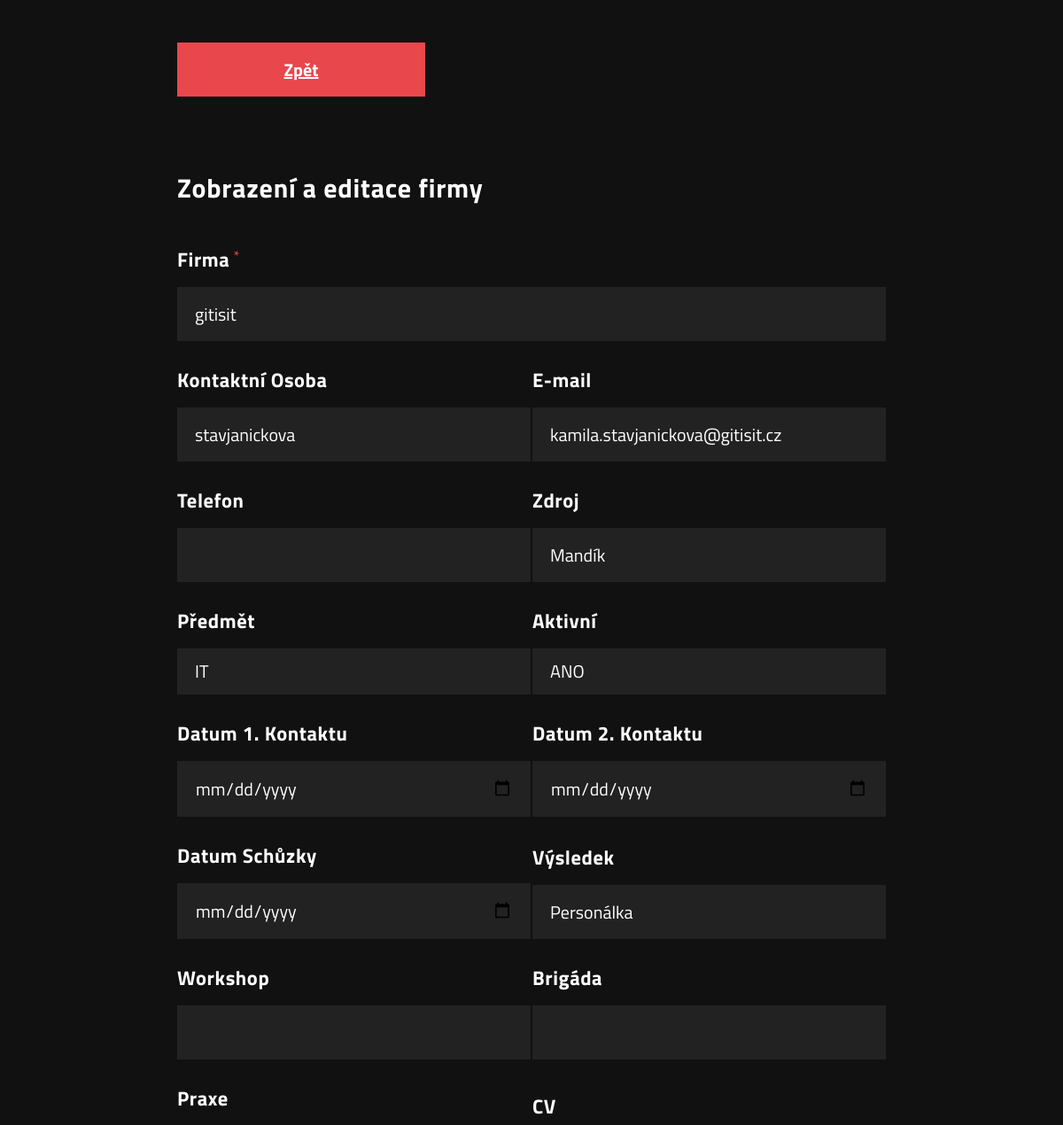
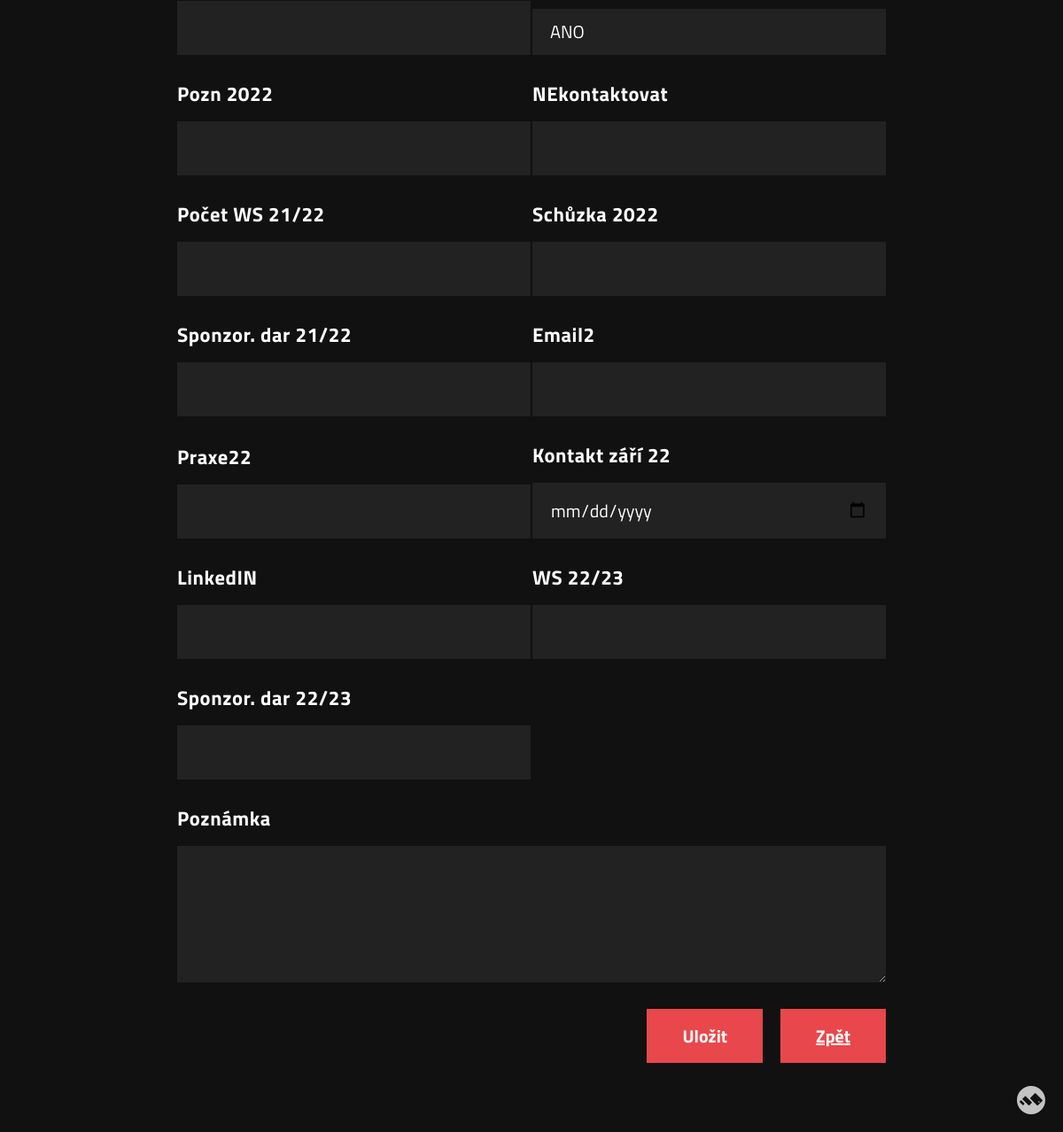
/editFirm/editFirmForm.php?id=4 (signed in), run on the app's committed database (2 pictures, top to bottom).
### tables this page shows
CREATE TABLE `firm` (
  `id` int(11) NOT NULL AUTO_INCREMENT,
  `active` tinyint(4) NOT NULL DEFAULT 1,
  `name` varchar(500) DEFAULT NULL,
  `surname` varchar(500) DEFAULT NULL,
  `email` varchar(500) DEFAULT NULL,
  `phone` varchar(14) DEFAULT NULL,
  `subject_id` int(11) DEFAULT NULL,
  `source` varchar(500) DEFAULT NULL,
  `date_of_contact` date DEFAULT NULL,
  `date_of_2_contact` date DEFAULT NULL,
  `date_of_meeting` date DEFAULT NULL,
  `result` varchar(500) DEFAULT NULL,
  `workshop` varchar(500) DEFAULT NULL,
  `brigade` varchar(500) DEFAULT NULL,
  `practice` varchar(500) DEFAULT NULL,
  `cv` tinyint(4) DEFAULT NULL,
  `note` varchar(500) DEFAULT NULL,
  `c14` varchar(500) DEFAULT NULL,
  `c15` varchar(500) DEFAULT NULL,
  `c16` varchar(500) DEFAULT NULL,
  `c17` varchar(500) DEFAULT NULL,
  `c18` varchar(500) DEFAULT NULL,
  `c19` varchar(500) DEFAULT NULL,
  `c20` varchar(500) DEFAULT NULL,
  `c21` varchar(500) DEFAULT NULL,
  `c22` varchar(500) DEFAULT NULL,
  `c23` varchar(500) DEFAULT NULL,
  `c24` varchar(500) DEFAULT NULL,
  PRIMARY KEY (`id`),
  KEY `fk_subject` (`subject_id`),
  CONSTRAINT `fk_subject` FOREIGN KEY (`subject_id`) REFERENCES `subject` (`id`)
);

CREATE TABLE `subject` (
  `id` int(11) NOT NULL AUTO_INCREMENT,
  `name` varchar(50) NOT NULL,
  PRIMARY KEY (`id`)
);

### editFirm/editFirmForm.php (the view, shortened to what this page needs)
<html lang="en" class=""><head>
<link rel="stylesheet" href="https://cdnjs.cloudflare.com/ajax/libs/normalize/5.0.0/normalize.min.css">
<link href="https://code.jquery.com/ui/1.12.1/themes/ui-lightness/jquery-ui.css" rel="stylesheet"/>
</head>
<?php
if(isset($_GET["id"])){
include_once("../conn.php");
$sql = "SELECT firm.id,firm.name,firm.surname,firm.email,firm.phone,firm.source,firm.active,firm.date_of_contact,firm.date_of_2_contact,firm.date_of_meeting,firm.result,firm.workshop,firm.brigade,firm.practice,firm.cv,firm.note,subject.name as subject, subject.id as subject_id";
$array_columns = array();
$array_columns_names = array();
$array_columns_types = array();
$columns = "SELECT columns.id,columns.name, type_of_column.type FROM columns inner join type_of_column on columns.type = type_of_column.id";
$result = $conn->query($columns);
if ($result->num_rows > 0) {
while($row = $result->fetch_assoc()) {
    $sql .= ",c". $row["id"];
    array_push($array_columns,"c".$row["id"]);
    array_push($array_columns_names,$row["name"]);
    array_push($array_columns_types,$row["type"]);
 }
} else {
}
$sql .= " FROM firm inner join subject on firm.subject_id = subject.id where firm.id = ".$_GET["id"]." limit 1";
$result = $conn->query($sql);
if ($result->num_rows > 0) {
  $row = $result->fetch_assoc();
} else {
  exit;
}
?>
<body>
  <form action="" class="form" id="<?php echo $_GET["id"]; ?>">
    <p class="field half">
    <a href="/table.php" class="button">Zpět</a>
  </p>
    <p class="field">
      <h2 class="label" style="font-size:30px">Zobrazení a editace firmy</h2>
    </p>
  <p class="field required">
    <label class="label required" for="name">Firma</label>
    <input class="text-input" id="name" name="name" required="" type="text" value="<?php echo $row["name"]; ?>">
  </p>
  <p class="field half">
    <label class="label" for="surname">Kontaktní Osoba</label>
    <input class="text-input" name="surname" type="text" value="<?php echo $row["surname"]; ?>">
  </p>
  <p class="field half">
    <label class="label" for="email">E-mail</label>
    <input class="text-input" name="email" type="email" value="<?php echo $row["email"]; ?>">
  </p>
  <p class="field half">
    <label class="label" for="phone">Telefon</label>
    <input class="text-input" name="phone" type="tel" value="<?php echo $row["phone"]; ?>">
  </p>
  <p class="field half">
    <label class="label" for="source">Zdroj</label>
    <input class="text-input" name="source" type="text" value="<?php echo $row["source"]; ?>">
  </p>
  <div class="field half">
    <label class="label">Předmět</label>
    <select class="select" name="subject_id">
    <option value="<?php echo $row["subject_id"]; ?>"><?php echo $row["subject"]; ?></option>
    </select>
  </div>
  <div class="field half">
    <label class="label">Aktivní</label>
    <select class="select" name="active">
      <?php
      if($row["active"] == 1){
        ?>
        <option value="1">ANO</option>
        <?php
      }else {
        ?>
        <option value="0">NE</option>
        <option value="1">ANO</option>
        <?php
      }
      ?>
    </select>
  </div>
  <div class="field half">
    <label class="label">Datum 1. Kontaktu</label>
    <input class="text-input" name="date_of_contact" type="date" value="<?php echo $row["date_of_contact"]; ?>">
  </div>
  <div class="field half">
    <label class="label">Datum 2. Kontaktu</label>
    <input class="text-input"name="date_of_2_contact" type="date" value="<?php echo $row["date_of_2_contact"]; ?>">
  </div>
  <div class="field half">
    <label class="label">Datum Schůzky</label>
    <input class="text-input" name="date_of_meeting" type="date" value="<?php echo $row["date_of_meeting"]; ?>">
  </div>
  <div class="field half">
    <label class="label">Výsledek</label>
    <input class="text-input" name="result" type="text" value="<?php echo $row["result"]; ?>">
  </div>
  <div class="field half">
    <label class="label">Workshop</label>
    <input class="text-input" name="workshop" type="text" value="<?php echo $row["workshop"]; ?>">
  </div>
  <div class="field half">
    <label class="label">Brigáda</label>
    <input class="text-input" name="brigade" type="text" value="<?php echo $row["brigade"]; ?>">
  </div>
  <div class="field half">
    <label class="label">Praxe</label>
    <input class="text-input" name="practice" type="text" value="<?php echo $row["practice"]; ?>">
  </div>
  <div class="field half">
    <label class="label">CV</label>
    <select class="select" name="cv">
      <?php
      if($row["cv"] == 1){
        ?>
        <option value="1">ANO</option>
        <?php
      }else {
        ?>
        <option value="0">NE</option>
        <option value="1">ANO</option>
        <?php
      }
      ?>
    </select>
  </div>
  <?php
  for($i=0;$i <count($array_columns);$i++){
    ?>
    <div class="field half">
    <label class="label"><?php echo $array_columns_names[$i]; ?></label>
    <input class="text-input" name="<?php echo $array_columns[$i]; ?>" type="<?php echo $array_columns_types[$i]; ?>" value="<?php echo $row[$array_columns[$i]]; ?>">
  </div>
    <?php
}
  ?>
  <p class="field">
    <label class="label" for="about">Poznámka</label>
    <textarea class="textarea" cols="50" id="about" name="note" rows="4"><?php echo $row["note"]; ?></textarea>
  </p>
  <p class="field buttons">
    <button class="button" id="send-button" value="Uložit">Uložit</button>
    <a href="/table.php" class="button">Zpět</a>
  </p>
  </form>
  <a href="https://codepen.io/mican/" target="_blank" class="mM"></a>
</body></html>
<?php
}
?>

### editFirm/editFirmForm.php (style rules this page uses)
html { -webkit-font-smoothing: antialiased; }
body { background-color: #111111; font-family: "Titillium Web", sans-serif; }
@media screen and (min-width: 40em) { body { font-size: 1.25em; } }
.form .button, .form .message, .customSelect, .form .select, .form .textarea, .form .text-input, .form .option-input + label, .form .checkbox-input + label, .form .label { padding: 0.75em 1em; -webkit-appearance: none; -moz-appearance: none; appearance: none; outline: none; line-height: normal; border-radius: 0; border: none; background: none; display: block; }
.form .label { font-weight: bold; color: white; padding-top: 0; padding-left: 0; letter-spacing: 0.025em; font-size: 1.125em; line-height: 1.25; position: relative; z-index: 100; }
.required .form .label:after, .form .required .label:after { content: " *"; color: #E8474C; font-weight: normal; font-size: 0.75em; vertical-align: top; }
.customSelect, .form .select, .form .textarea, .form .text-input, .form .option-input + label, .form .checkbox-input + label { font: inherit; line-height: normal; width: 100%; box-sizing: border-box; background: #222222; color: white; position: relative; }
.customSelect:placeholder, .form .select:placeholder, .form .textarea:placeholder, .form .text-input:placeholder, .form .option-input + label:placeholder, .form .checkbox-input + label:placeholder { color: white; }
.form .button { font: inherit; line-height: normal; cursor: pointer; background: #E8474C; color: white; font-weight: bold; width: auto; margin-left: auto; font-weight: bold; padding-left: 2em; padding-right: 2em; max-width: 200px; text-align:center; // dočasné řešení }
body { padding: 2em; }
.form { max-width: 40em; margin: 0 auto; position: relative; display: flex; flex-flow: row wrap; justify-content: space-between; align-items: flex-end; }
.form .field { width: 100%; margin: 0 0 1.5em 0; }
@media screen and (min-width: 40em) { .form .field.half { width: calc(50% - 1px); } }
.form .textarea { max-width: 100%; }
.form .select { text-indent: 0.01px; text-overflow: "" !important; }
.buttons { display: flex; justify-content: flex-end; gap: 20px; flex-wrap: wrap; }
.button { margin-left: 0 !important; }
.mM { display:block;border-radius:50%;box-shadow:0 1px 3px rgba(0, 0, 0, 0.12), 0 1px 2px rgba(0, 0, 0, 0.24);position:fixed;bottom:1em;right:1em;-webkit-transform-origin:50% 50%;transform-origin:50% 50%;-webkit-transition:all 240ms ease-in-out;transition:all 240ms ease-in-out;z-index:9999;opacity:0.75 }
.mM svg { display:block }

### data on the page
firm: name "gitisit", surname "stavjanickova", email "kamila.stavjanickova@gitisit.cz", source "Mandík", subject_id "IT", active "ANO", result "Personálka", cv "ANO"

### other printed values
$array_columns_names[$i] "Pozn 2022"
$array_columns_names[$i] "NEkontaktovat"
$array_columns_names[$i] "Počet WS 21/22"
$array_columns_names[$i] "Schůzka 2022"
$array_columns_names[$i] "Sponzor. dar 21/22"
$array_columns_names[$i] "Email2"
$array_columns_names[$i] "Praxe22"
$array_columns_names[$i] "Kontakt září 22"
$array_columns_names[$i] "LinkedIN"
$array_columns_names[$i] "WS 22/23"
$array_columns_names[$i] "Sponzor. dar 22/23"
